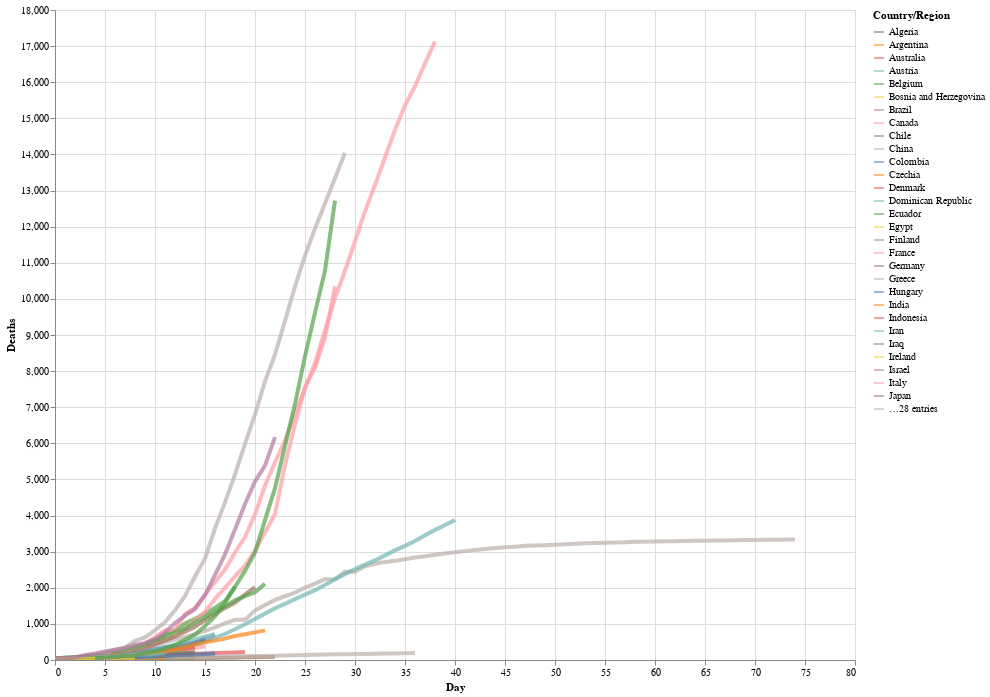

Notebook source saved alongside this figure:
### Markdown cell above
We can now customize the code to thicken the line width, to alter the opacity, and to make the chart larger:

### Code cell
# altair plot 
alt.Chart(deaths_long).mark_line(strokeWidth = 4, opacity = 0.7).encode(
    x='Day',
    y='Deaths',
    color='Country/Region'
).properties(
    width = 800,
    height = 650
).interactive()

### Figure 1 — Vega-Lite specification as saved in the notebook (floating-point values rounded to 4 significant figures; data arrays with more than 128 entries replaced by an {"elided": "..."} marker saying what was removed)
{"config": {"view": {"continuousWidth": 400, "continuousHeight": 300}}, "data": {"name": "data-4991a3f3f81bfe9b58b1463d62bb5819"}, "mark": {"type": "line", "opacity": 0.7, "strokeWidth": 4}, "encoding": {"color": {"type": "nominal", "field": "Country/Region"}, "x": {"type": "quantitative", "field": "Day"}, "y": {"type": "quantitative", "field": "Deaths"}}, "height": 650, "selection": {"selector004": {"type": "interval", "bind": "scales", "encodings": ["x", "y"]}}, "width": 800, "$schema": "https://vega.github.io/schema/vega-lite/v4.8.1.json", "datasets": {"data-4991a3f3f81bfe9b58b1463d62bb5819": {"elided": "4389 records"}}}
